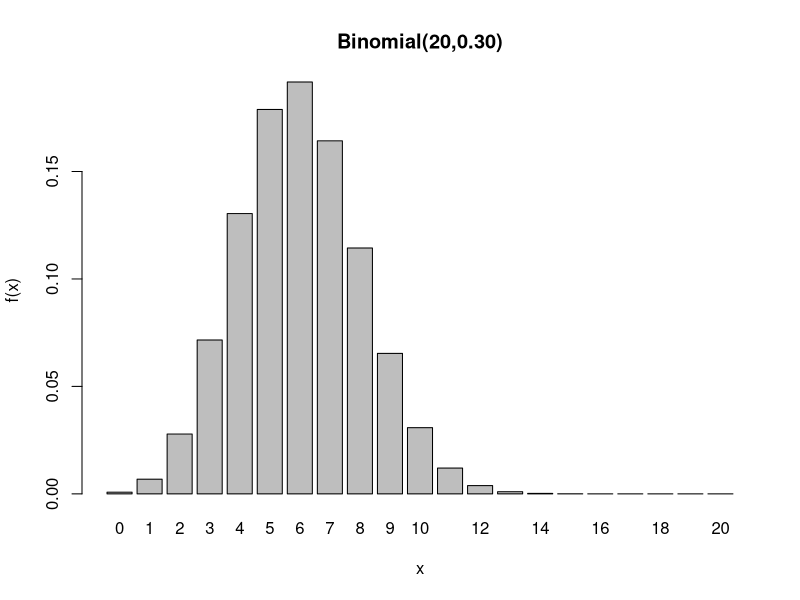
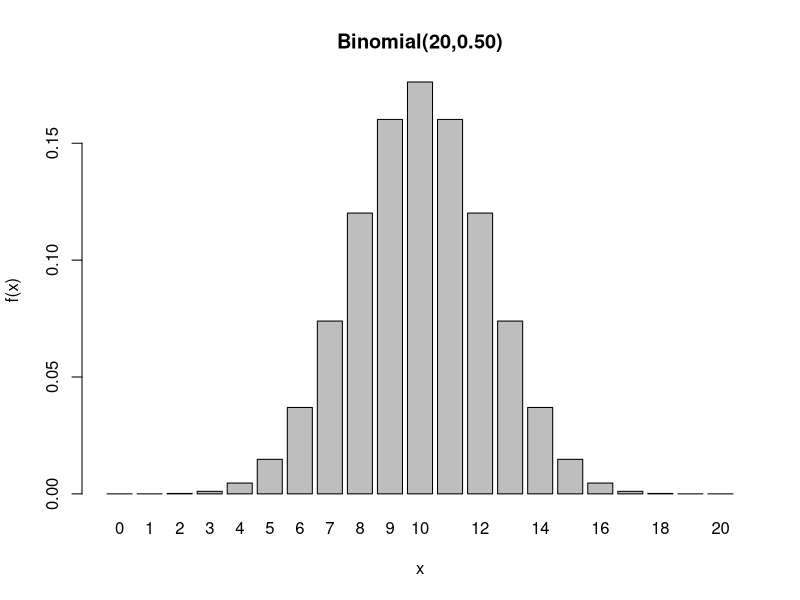
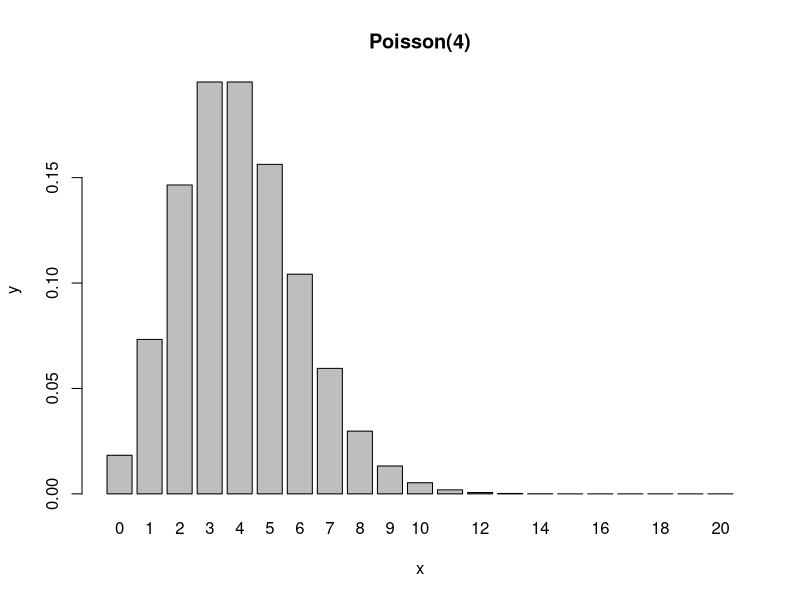
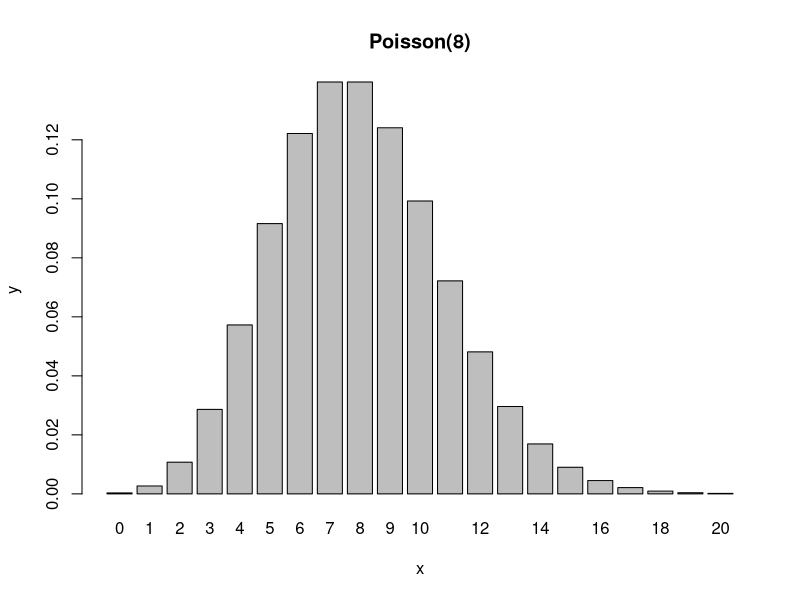
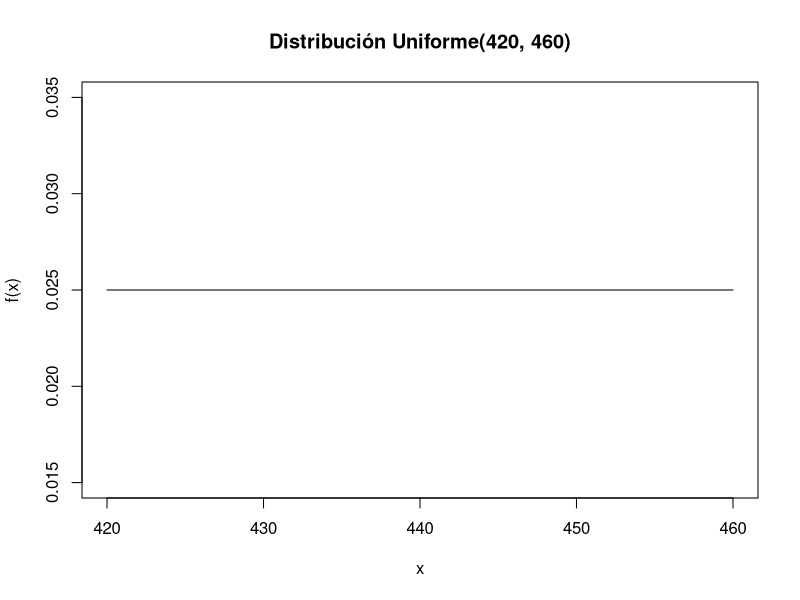
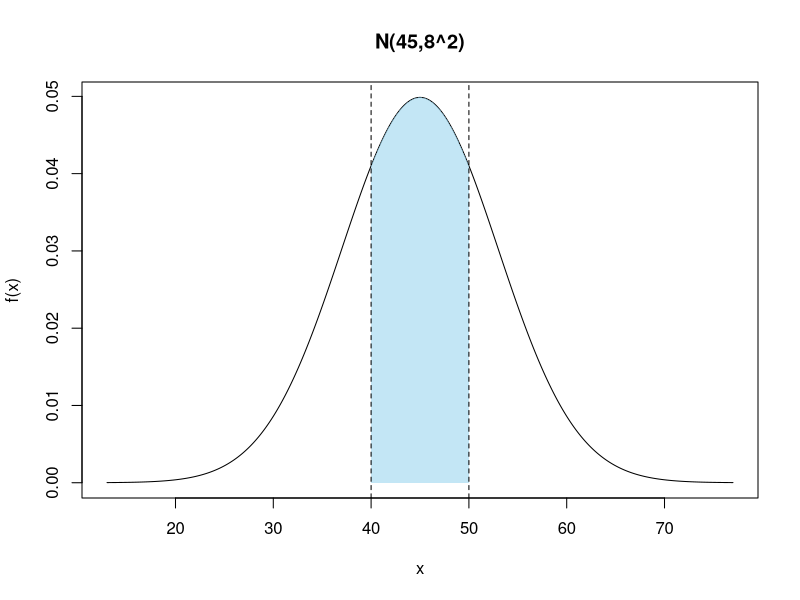
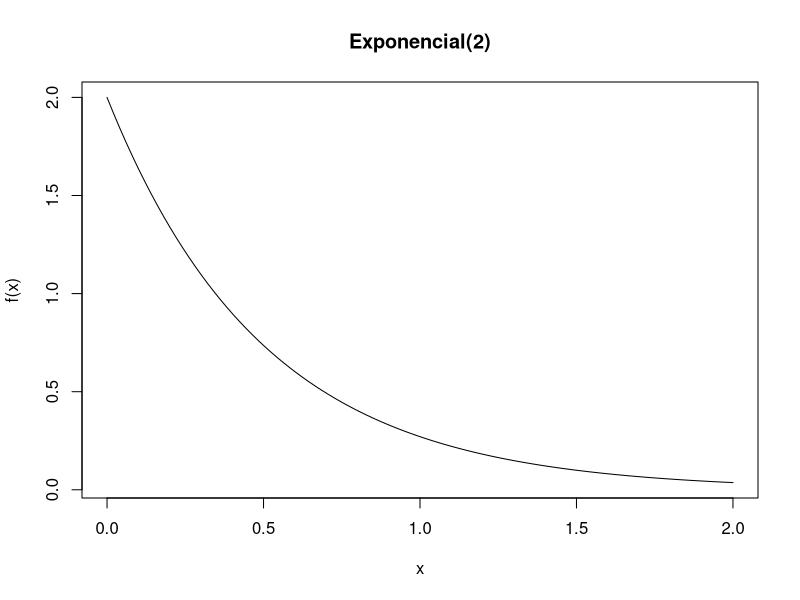
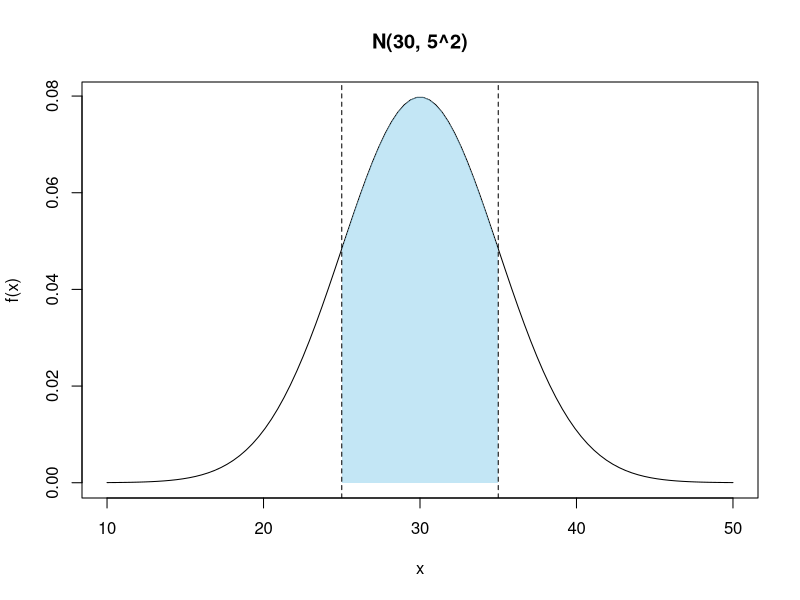

Reproduce these figures in R, in order.
## ---- chunk 1
knitr::opts_chunk$set(echo = TRUE)
## ---- chunk 2
  n <- 20
  p <-0.3
## ---- chunk 3
    resultado = dbinom(5,n,p)
    print(resultado)
## ---- chunk 4
    resultado = pbinom(5,n,p,TRUE)
    print(resultado)
## ---- chunk 5
    # P(X > 5) =  1 - P(X <= 5)
    resultado = 1 - pbinom(5,n,p,TRUE)
    print(resultado)
## ---- chunk 6
    # P(4 <= X <= 8) = P(X <= 8) - P(X < 4) = P(X <= 8) - P(X <= 3)
    resultado = pbinom(8,n,p,TRUE) - pbinom(3,n,p,TRUE)
    print(resultado)
## ---- chunk 7
    x <- 0:n
    prob <- dbinom(x, n, p)
    
    barplot(
      prob,
      names.arg = x,
      xlab = "x",
      ylab = "f(x)",
      main = "Binomial(20,0.30)"
    )
## ---- chunk 8
    p <- 0.5
    x <- 0:n
    prob <- dbinom(x, n, p)
    
    barplot(
      prob,
      names.arg = x,
      xlab = "x",
      ylab = "f(x)",
      main = "Binomial(20,0.50)"
    )
## ---- chunk 9
lambda <- 4
## ---- chunk 10
    resultado <- dpois(2,lambda)
    print(resultado)
## ---- chunk 11
    resultado <- ppois(2,lambda,TRUE)
    print(resultado)
## ---- chunk 12
    # P(X > 8) = 1 - P(X <= 8)
    resultado <- 1 - ppois(8,lambda,TRUE)
    print(resultado)
## ---- chunk 13
    # P(3 <= X <= 6) = P(X <= 6) - P(X < 3) = P(X <= 6) - P(X <= 2)
    resultado <- ppois(6,lambda,TRUE) - ppois(2,lambda,TRUE)
    print(resultado)
## ---- chunk 14
    x <- 0:20
    prob <- dpois(x,lambda)
    
    barplot(
      prob,
      names.arg = x,
      xlab = "x",
      ylab = "y", 
      main = "Poisson(4)"
    )
## ---- chunk 15
      lambda <- 8
      x <- 0:20
      prob <- dpois(x,lambda)
      
      barplot(
      prob,
      names.arg = x,
      xlab = "x",
      ylab = "y", 
      main = "Poisson(8)"
    )
## ---- chunk 16
min = 420
max = 460
## ---- chunk 17
    resultado = punif(430,min,max,TRUE)
    print(resultado)
## ---- chunk 18
    # P(425 < X < 435) = P(X < 435) - P(X <= 425)
    resultado = punif(435,min,max,TRUE) - punif(425,min,max,TRUE)
    print(resultado)
## ---- chunk 19
    # P(X > 450) = 1 - P(X < 450)
    resultado = 1 - punif(450,min,max,TRUE)
    print(resultado)
## ---- chunk 20
    a <- 420
    b <- 460
    x <- seq(a, b, length.out = 500)

    plot(
      x,
      dunif(x, min = a, max = b),
      type = "l",
      xlab = "x",
      ylab = "f(x)",
      main = "Distribución Uniforme(420, 460)"
    )
## ---- chunk 21
mu <- 45
sigma <- 8
## ---- chunk 22
      resultado <- pnorm(58, mean = mu, sd = sigma, TRUE)
      print(resultado)
## ---- chunk 23
      resultado <- pnorm(58, mean = mu, sd = sigma, FALSE)
      print(resultado)
## ---- chunk 24
      resultado <- pnorm(50, mean = mu, sd = sigma, TRUE) - pnorm(40, mean = mu, sd = sigma, TRUE)
      print(resultado)
## ---- chunk 25
      x <- 58
      z <- (x - mu)/sigma
      print(z)
## ---- chunk 26
      resultado1 <- pnorm(x, mean = mu, sd = sigma, TRUE) # N(45, 8^2)
      print(resultado1)
      resultado2 <- pnorm(z, mean = 0, sd = 1, TRUE) # N(0, 1)
      print(resultado2)
## ---- chunk 27
        
        x <- seq(mu - 4*sigma, mu + 4*sigma, length.out = 500)
        
        y <- dnorm(x, mean = mu, sd = sigma)
        
        plot(
          x, y,
          type = "l",
          xlab = "x",
          ylab = "f(x)",
          main = "N(45,8^2)"
        )
        
        x_area <- seq(40, 50, length.out = 300)
        y_area <- dnorm(x_area, mean = mu, sd = sigma)
        
        polygon(
          c(40, x_area, 50),
          c(0, y_area, 0),
          col = adjustcolor("skyblue", alpha.f = 0.5),
          border = NA
        )
        
        abline(v = c(40, 50), lty = 2)
        
## ---- chunk 28
  lambda <- 2
## ---- chunk 29
    resultado <- pexp(0.5, lambda, FALSE)
    print(resultado)
## ---- chunk 30
    P12 <- pexp(1.2, lambda, FALSE)
    P07 <- pexp(0.7, lambda, FALSE)
    resultado <- P12/P07
    print(resultado)
## ---- chunk 31
    print(pexp(0.5, lambda, FALSE) == P12/P07)
## ---- chunk 32
        x <- seq(0,2, length.out = 100)
        y <- dexp(x,lambda)
        
        plot(
          x, y,
          type = "l",
          xlab = "x",
          ylab = "f(x)",
          main = "Exponencial(2)"
        )
## ---- chunk 33
  n = 25
  p = 0.08
  resultado <- pbinom(q = 3, size = n, prob = p, TRUE)
  print(resultado)
## ---- chunk 34
  resultado <- pbinom(q = 5, size = n, prob = p, FALSE)
  print(resultado)
## ---- chunk 35
mu <- 30
sigma <- 5
# P(25 < X < 35) = P(X < 35 ) - P(X <= 25)
resultado <- pnorm(35, mean = mu, sd = sigma, TRUE) - pnorm(25, mean = mu, sd = sigma, TRUE)
## ---- chunk 36
    x <- seq(mu - sigma*4, mu+ sigma*4, length.out = 100)
    y <- dnorm(x, mean = mu, sd = sigma)
    

    plot(
      x, y,
      type = "l",
      xlab = "x",
      ylab = "f(x)",
      main = "N(30, 5^2)"
    )
    
    x_area <- seq(25, 35, length.out = 300)
    y_area <- dnorm(x_area, mean = mu, sd = sigma)
    
    polygon(
      c(25, x_area, 35),
      c(0, y_area, 0),
      col = adjustcolor("skyblue", alpha.f = 0.5),
      border = NA
    )
    

    abline(v = c(25, 35), lty = 2)
## ---- chunk 37
lambda <- 1/2
## ---- chunk 38
    resultado <- pexp(3, lambda, FALSE)
    print(resultado)
## ---- chunk 39
    # P( X > 5 | X > 2) = P( X > 5 ^ X > 2)/P(X > 2) = P( X > 5)/P(X > 2)
    p5 <- pexp(5, lambda, FALSE) # P( X > 5)
    p2 <- pexp(2, lambda, FALSE) # P( X > 2)
    resultado <- p5/p2
    print(resultado)
